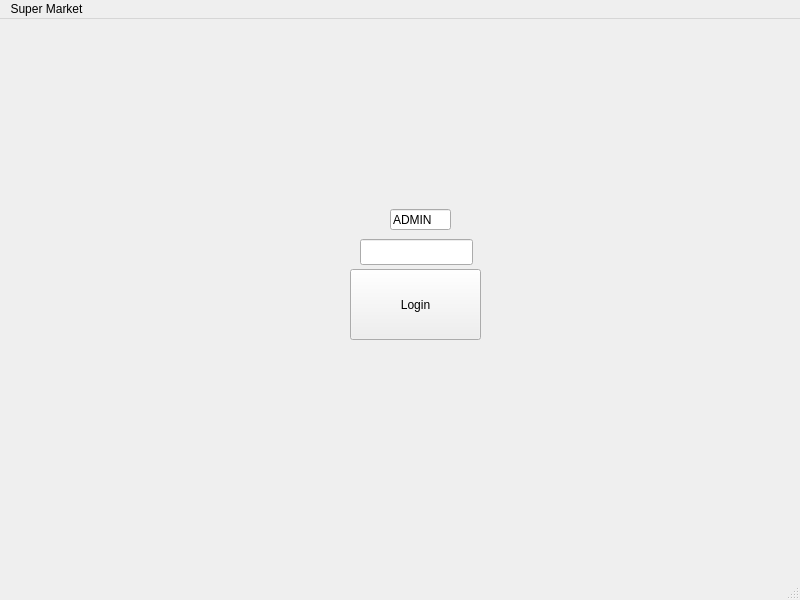
<?xml version="1.0" encoding="UTF-8"?>
<ui version="4.0">
 <class>MainWindow</class>
 <widget class="QMainWindow" name="MainWindow">
  <property name="geometry">
   <rect>
    <x>0</x>
    <y>0</y>
    <width>800</width>
    <height>600</height>
   </rect>
  </property>
  <property name="windowTitle">
   <string>MainWindow</string>
  </property>
  <widget class="QWidget" name="centralwidget">
   <widget class="QPushButton" name="pushButton">
    <property name="geometry">
     <rect>
      <x>350</x>
      <y>250</y>
      <width>131</width>
      <height>71</height>
     </rect>
    </property>
    <property name="text">
     <string>Login</string>
    </property>
   </widget>
   <widget class="QLineEdit" name="lineEdit">
    <property name="geometry">
     <rect>
      <x>360</x>
      <y>220</y>
      <width>113</width>
      <height>26</height>
     </rect>
    </property>
   </widget>
   <widget class="QLineEdit" name="lineEdit_2">
    <property name="geometry">
     <rect>
      <x>390</x>
      <y>190</y>
      <width>61</width>
      <height>21</height>
     </rect>
    </property>
    <property name="text">
     <string>ADMIN </string>
    </property>
   </widget>
  </widget>
  <widget class="QMenuBar" name="menubar">
   <property name="geometry">
    <rect>
     <x>0</x>
     <y>0</y>
     <width>800</width>
     <height>26</height>
    </rect>
   </property>
   <widget class="QMenu" name="menuSuper_Market">
    <property name="title">
     <string>Super Market</string>
    </property>
   </widget>
   <addaction name="menuSuper_Market"/>
  </widget>
  <widget class="QStatusBar" name="statusbar"/>
 </widget>
 <resources/>
 <connections/>
</ui>
